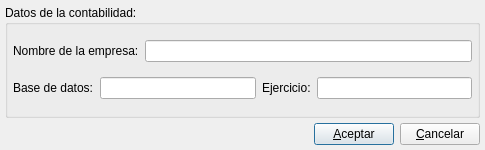
<ui version="4.0" >
 <class>nuevaempresadlg</class>
 <widget class="QDialog" name="nuevaempresadlg" >
  <property name="geometry" >
   <rect>
    <x>0</x>
    <y>0</y>
    <width>485</width>
    <height>150</height>
   </rect>
  </property>
  <property name="minimumSize" >
   <size>
    <width>485</width>
    <height>150</height>
   </size>
  </property>
  <property name="windowTitle" >
   <string>Nueva empresa</string>
  </property>
  <layout class="QVBoxLayout" >
   <property name="spacing" >
    <number>5</number>
   </property>
   <property name="margin" >
    <number>5</number>
   </property>
   <item>
    <widget class="QGroupBox" name="groupBox" >
     <property name="title" >
      <string>Datos de la contabilidad:</string>
     </property>
     <layout class="QVBoxLayout" >
      <property name="spacing" >
       <number>5</number>
      </property>
      <property name="margin" >
       <number>5</number>
      </property>
      <item>
       <layout class="QHBoxLayout" >
        <property name="spacing" >
         <number>6</number>
        </property>
        <property name="margin" >
         <number>0</number>
        </property>
        <item>
         <widget class="QLabel" name="TextLabel1" >
          <property name="text" >
           <string>Nombre de la empresa:</string>
          </property>
         </widget>
        </item>
        <item>
         <widget class="QLineEdit" name="nombreempresa" />
        </item>
       </layout>
      </item>
      <item>
       <layout class="QHBoxLayout" >
        <property name="spacing" >
         <number>6</number>
        </property>
        <property name="margin" >
         <number>0</number>
        </property>
        <item>
         <widget class="QLabel" name="TextLabel3" >
          <property name="text" >
           <string>Base de datos:</string>
          </property>
         </widget>
        </item>
        <item>
         <widget class="QLineEdit" name="bdempresa" />
        </item>
        <item>
         <widget class="QLabel" name="TextLabel2" >
          <property name="text" >
           <string>Ejercicio:</string>
          </property>
         </widget>
        </item>
        <item>
         <widget class="QLineEdit" name="ejercicioempresa" />
        </item>
       </layout>
      </item>
     </layout>
    </widget>
   </item>
   <item>
    <layout class="QHBoxLayout" >
     <property name="spacing" >
      <number>6</number>
     </property>
     <property name="margin" >
      <number>0</number>
     </property>
     <item>
      <spacer>
       <property name="orientation" >
        <enum>Qt::Horizontal</enum>
       </property>
       <property name="sizeType" >
        <enum>QSizePolicy::Expanding</enum>
       </property>
       <property name="sizeHint" stdset="0" >
        <size>
         <width>385</width>
         <height>16</height>
        </size>
       </property>
      </spacer>
     </item>
     <item>
      <widget class="QPushButton" name="PushButton1" >
       <property name="text" >
        <string>&amp;Aceptar</string>
       </property>
      </widget>
     </item>
     <item>
      <widget class="QPushButton" name="PushButton1_2" >
       <property name="text" >
        <string>&amp;Cancelar</string>
       </property>
      </widget>
     </item>
    </layout>
   </item>
  </layout>
 </widget>
 <layoutdefault spacing="6" margin="11" />
 <resources/>
 <connections/>
</ui>
